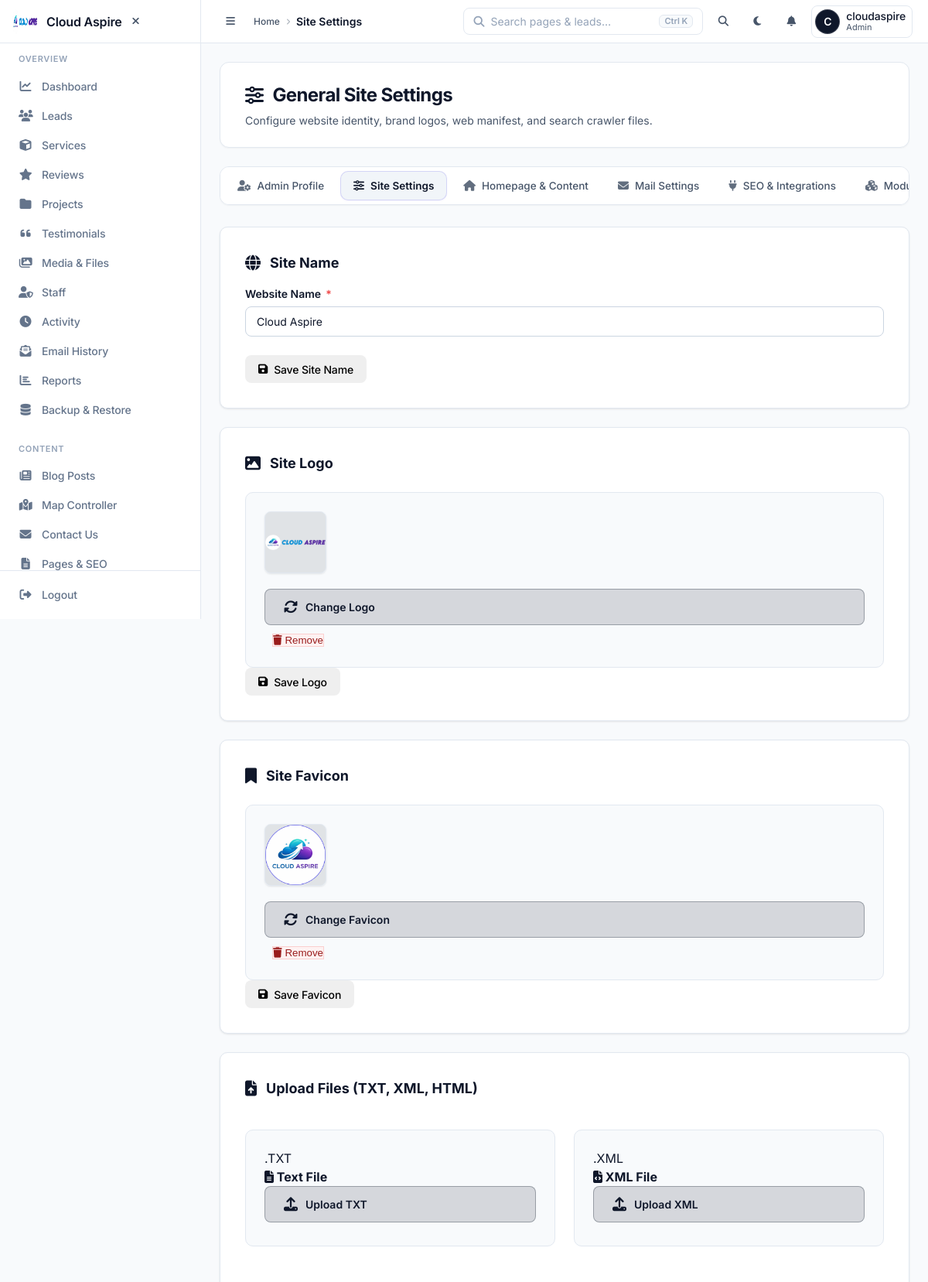
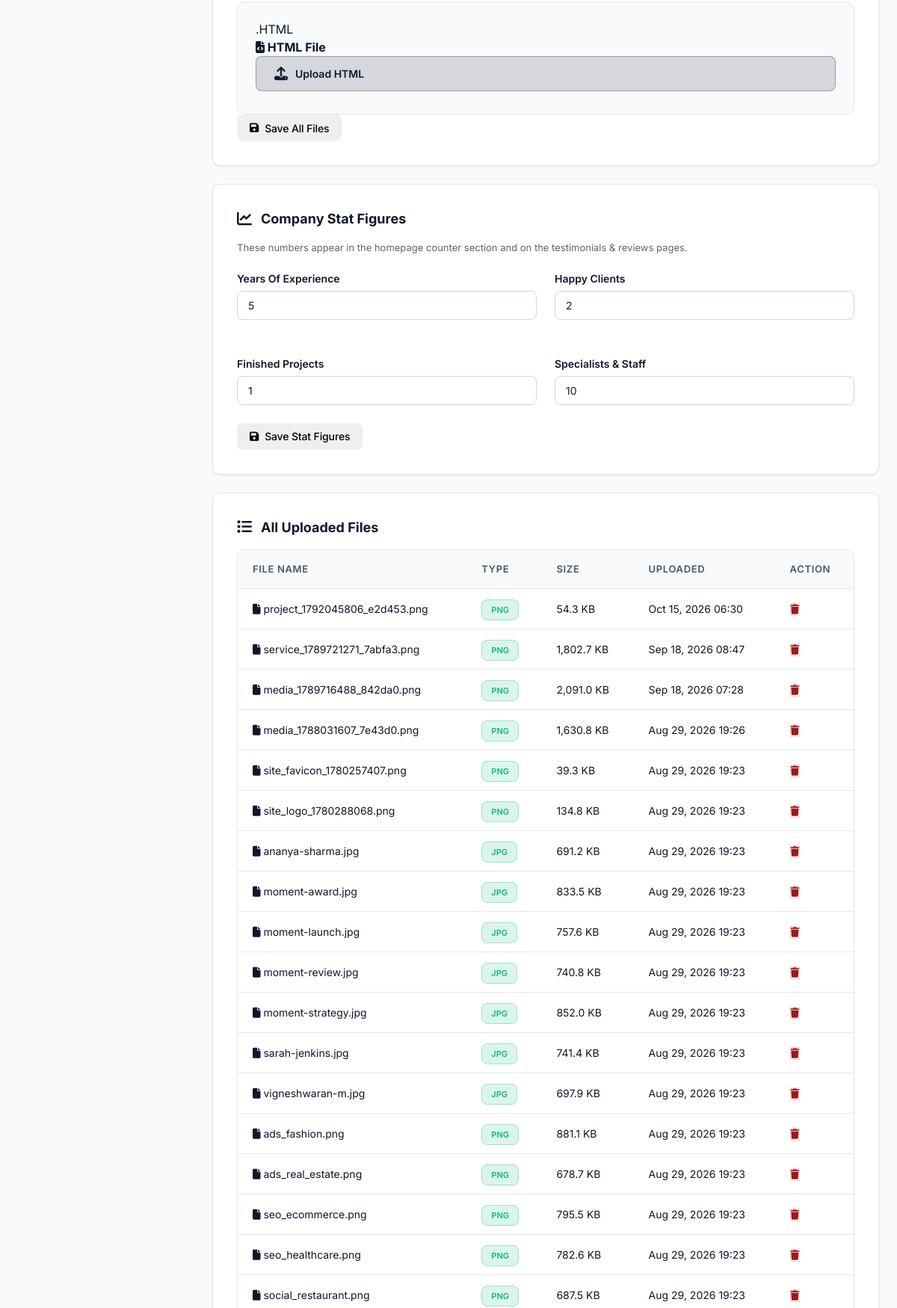
The page /admin/settings/general (signed in, upper part) on the database its author committed (2 pictures, top to bottom).
### tables this page shows
CREATE TABLE `uploads` (
  `id` int NOT NULL,
  `file_name` varchar(255) NOT NULL,
  `file_path` varchar(500) NOT NULL,
  `file_type` varchar(50) NOT NULL,
  `file_size` int NOT NULL,
  `uploaded_by` int DEFAULT NULL,
  `uploaded_at` timestamp NULL DEFAULT CURRENT_TIMESTAMP,
  `folder` varchar(50) DEFAULT 'general',
  `file_title` varchar(255) DEFAULT NULL
);

### admin/settings/general.php (called while the page is built, shortened)
<?php
require_once __DIR__ . '/../../app/security_notifier.php';
function getSetting(PDO $conn, string $key, $default = '') {
    global $settings;
    return $settings[$key] ?? $default;
}
$site_name = getSetting($conn, 'site_name', 'CloudASPIRE');
$site_logo = getSetting($conn, 'site_logo', '');
$favicon = getSetting($conn, 'site_favicon', '');
$upload_txt = getSetting($conn, 'upload_txt', '');
$upload_xml = getSetting($conn, 'upload_xml', '');
$upload_html = getSetting($conn, 'upload_html', '');
$stat_experience = getSetting($conn, 'stat_experience', '5');
$stat_clients = getSetting($conn, 'stat_clients', '2');
$stat_projects = getSetting($conn, 'stat_projects', '1');
$stat_staff = getSetting($conn, 'stat_staff', '10');
$stmt = $conn->query("SELECT * FROM uploads ORDER BY uploaded_at DESC");
$all_uploads = $stmt->fetchAll(PDO::FETCH_ASSOC);
require_once __DIR__ . '/../../app/Views/admin/settings/general.php';

### app/security_notifier.php (called while the page is built, shortened)
<?php
require_once __DIR__ . '/mail_queue.php';
class SecurityNotifier {
  private ?PDO $conn = null;
  public function __construct() {
  global $conn;
  $this->conn = $conn;
  $this->loadSettings();
  }
  private function loadSettings(): void {
  $stmt = $this->conn->prepare("SELECT setting_key, setting_value FROM settings");
  $stmt->execute();
  $settings = [];
  while ($row = $stmt->fetch(PDO::FETCH_ASSOC)) {
  $settings[$row['setting_key']] = $row['setting_value'];
  }
  }
}
$securityNotifier = new SecurityNotifier();

### app/Views/admin/settings/general.php (the view, shortened to what this page needs)
<?php
require_once __DIR__ . '/../../../../admin/includes/header.php';
?>
<div class="saas-page-header">
    <div>
        <h1 class="page-title"><i class="fas fa-sliders-h" style="color: var(--primary);"></i> General Site Settings</h1>
        <p class="page-subtitle">Configure website identity, brand logos, web manifest, and search crawler files.</p>
    </div>
</div>
<?php require_once __DIR__ . '/../../../../admin/includes/settings-nav.php'; ?>
<form method="POST">
<div class="settings-card">
    <h3><i class="fas fa-globe"></i> Site Name</h3>
    <div class="form-group">
        <label>Website Name <span>*</span></label>
        <input type="text" name="site_name" value="<?= htmlspecialchars($site_name) ?>" required placeholder="Enter your website name">
    </div>
    <button type="submit" name="save_site_name" class="btn">
        <i class="fas fa-save"></i> Save Site Name
    </button>
</div>
</form>
<form method="POST" enctype="multipart/form-data">
<div class="settings-card">
    <h3><i class="fas fa-image"></i> Site Logo</h3>
    <div class="upload-preview">
        <?php if ($site_logo): ?>
            <div class="preview-img">
                <img src="<?= $base_path . '../' . htmlspecialchars($site_logo) ?>" alt="Logo">
            </div>
            <div style="margin-top: 15px;">
                <label for="newLogo" class="upload-btn" style="display: inline-flex;">
                    <i class="fas fa-sync-alt"></i> Change Logo
                </label>
                <button type="submit" form="deleteLogoForm" class="btn-delete" style="margin-left: 10px;"><i class="fas fa-trash"></i> Remove</button>
            </div>
        <?php endif; ?>
    </div>
    <button type="submit" name="save_logo" class="btn">
        <i class="fas fa-save"></i> Save Logo
    </button>
</div>
</form>
<form method="POST" enctype="multipart/form-data">
<div class="settings-card">
    <h3><i class="fas fa-bookmark"></i> Site Favicon</h3>
    <div class="upload-preview">
        <?php if ($favicon): ?>
            <div class="preview-img">
                <img src="<?= $base_path . '../' . htmlspecialchars($favicon) ?>" alt="Favicon">
            </div>
            <div style="margin-top: 15px;">
                <label for="newFavicon" class="upload-btn" style="display: inline-flex;">
                    <i class="fas fa-sync-alt"></i> Change Favicon
                </label>
                <button type="submit" form="deleteFaviconForm" class="btn-delete" style="margin-left: 10px;"><i class="fas fa-trash"></i> Remove</button>
            </div>
        <?php endif; ?>
    </div>
    <button type="submit" name="save_favicon" class="btn">
        <i class="fas fa-save"></i> Save Favicon
    </button>
</div>
</form>
<form method="POST" enctype="multipart/form-data">
<div class="settings-card">
    <h3><i class="fas fa-file-upload"></i> Upload Files (TXT, XML, HTML)</h3>
    <div class="grid-2">
        <div class="upload-preview">
            <div class="file-type-badge">.TXT</div>
            <h4><i class="fas fa-file-alt"></i> Text File</h4>
            <?php if ($upload_txt): ?>
                <div class="file-item">
                    <div class="file-info">
                        <i class="fas fa-file-alt"></i>
                        <div>
                            <div class="name"><?= basename($upload_txt) ?></div>
                        </div>
                    </div>
                </div>
            <?php else: ?>
                <label for="txtUpload" class="upload-btn" style="width: 100%;">
                    <i class="fas fa-upload"></i> Upload TXT
                </label>
            <?php endif; ?>
        </div>
        <div class="upload-preview">
            <div class="file-type-badge">.XML</div>
            <h4><i class="fas fa-file-code"></i> XML File</h4>
            <?php if ($upload_xml): ?>
                <div class="file-item">
                    <div class="file-info">
                        <i class="fas fa-file-code"></i>
                        <div>
                            <div class="name"><?= basename($upload_xml) ?></div>
                        </div>
                    </div>
                </div>
            <?php else: ?>
                <label for="xmlUpload" class="upload-btn" style="width: 100%;">
                    <i class="fas fa-upload"></i> Upload XML
                </label>
            <?php endif; ?>
        </div>
        <div class="col-full">
            <div class="upload-preview">
                <div class="file-type-badge">.HTML</div>
                <h4><i class="fas fa-file-code"></i> HTML File</h4>
                <?php if ($upload_html): ?>
                    <div class="file-item">
                        <div class="file-info">
                            <i class="fas fa-file-code"></i>
                            <div>
                                <div class="name"><?= basename($upload_html) ?></div>
                            </div>
                        </div>
                    </div>
                <?php else: ?>
                    <label for="htmlUpload" class="upload-btn" style="width: 100%;">
                        <i class="fas fa-upload"></i> Upload HTML
                    </label>
                <?php endif; ?>
            </div>
        </div>
    </div>
    <button type="submit" name="save_files" class="btn">
        <i class="fas fa-save"></i> Save All Files
    </button>
</div>
</form>
<form method="POST">
<div class="settings-card">
    <h3><i class="fas fa-chart-line"></i> Company Stat Figures</h3>
    <p style="color: #666; font-size: 13px; margin-bottom: 20px;">
        These numbers appear in the homepage counter section and on the testimonials &amp; reviews pages.
    </p>
    <div class="grid-2">
        <div class="form-group">
            <label>Years Of Experience</label>
            <input type="number" name="stat_experience" min="0" max="99" value="<?= (int)$stat_experience ?>" required>
        </div>
        <div class="form-group">
            <label>Happy Clients</label>
            <input type="number" name="stat_clients" min="0" max="99999" value="<?= (int)$stat_clients ?>" required>
        </div>
        <div class="form-group">
            <label>Finished Projects</label>
            <input type="number" name="stat_projects" min="0" max="99999" value="<?= (int)$stat_projects ?>" required>
        </div>
        <div class="form-group">
            <label>Specialists &amp; Staff</label>
            <input type="number" name="stat_staff" min="0" max="99999" value="<?= (int)$stat_staff ?>" required>
        </div>
    </div>
    <button type="submit" name="save_stats" class="btn">
        <i class="fas fa-save"></i> Save Stat Figures
    </button>
</div>
</form>
<?php if (!empty($all_uploads)): ?>
<div class="settings-card">
    <h3><i class="fas fa-list"></i> All Uploaded Files</h3>
    <table class="files-table">
        <thead>
            <tr>
                <th>File Name</th>
                <th>Type</th>
                <th>Size</th>
                <th>Uploaded</th>
                <th>Action</th>
            </tr>
        </thead>
        <tbody>
            <?php foreach ($all_uploads as $file): ?>
            <?php
                $ext = strtolower(pathinfo($file['file_name'], PATHINFO_EXTENSION));
                $type_class = 'type-' . $ext;
                if (in_array($ext, ['png','jpg','jpeg','gif','svg','ico'])) $type_class = 'type-image';
            ?>
            <tr>
                <td><i class="fas fa-file"></i> <?= htmlspecialchars($file['file_name']) ?></td>
                <td><span class="type-badge <?= $type_class ?>"><?= strtoupper($ext) ?></span></td>
                <td><?= number_format($file['file_size'] / 1024, 1) ?> KB</td>
                <td><?= date('M d, Y H:i', strtotime($file['uploaded_at'])) ?></td>
                <td>
                    <form method="POST" style="display:inline;">
                        <button type="submit" class="btn-delete"><i class="fas fa-trash"></i></button>
                    </form>
                </td>
            </tr>
            <?php endforeach; ?>
        </tbody>
    </table>
</div>
<?php endif; ?>
<?php require_once __DIR__ . '/../../../../admin/includes/footer.php'; ?>

### app/Views/admin/settings/general.php (style rules this page uses)
.settings-card { background: var(--bg-card); border: 1px solid var(--border-color); border-radius: var(--border-radius); padding: 32px; box-shadow: var(--shadow-sm); margin-bottom: 24px; transition: all var(--transition); }
.settings-card h3 { font-size: 18px; color: var(--text-main); margin-bottom: 16px; display: flex; align-items: center; gap: 12px; font-weight: 700; }
.settings-card h3 i { color: var(--primary); font-size: 20px; }
.form-group { margin-bottom: 24px; }
.form-group label { display: block; margin-bottom: 8px; color: var(--text-main); font-weight: 600; font-size: 14px; }
.form-group label span { color: var(--danger); }
.form-group input[type="text"] { width: 100%; padding: 14px 18px; border: 1px solid var(--border-color); border-radius: var(--btn-radius); font-size: 14px; background: var(--bg-main); color: var(--text-main); transition: all var(--transition); }
.upload-btn { display: inline-flex; align-items: center; gap: 10px; padding: 12px 24px; background: color-mix(in srgb, var(--primary) 15%, transparent); color: var(--primary); border-radius: var(--btn-radius); font-size: 14px; font-weight: 600; transition: all var(--transition); cursor: pointer; border: 1px solid color-mix(in srgb, var(--primary) 30%, transparent); }
.upload-btn i { font-size: 18px; }
.upload-preview { margin-top: 24px; padding: 24px; background: var(--bg-main); border-radius: var(--border-radius); border: 1px solid var(--border-color); }
.preview-img { display: inline-flex; justify-content: center; align-items: center; width: 80px; height: 80px; border-radius: var(--btn-radius); background: color-mix(in srgb, var(--primary) 10%, transparent); color: var(--primary); font-size: 28px; box-shadow: var(--shadow-sm); border: 1px solid var(--border-color); overflow: hidden; }
.preview-img img { width: 100%; height: 100%; object-fit: contain; }
.grid-2 { display: grid; grid-template-columns: 1fr 1fr; gap: 24px; }
.col-full { grid-column: 1 / -1; }
.files-table { width: 100%; border-collapse: separate; border-spacing: 0; background: var(--bg-card); border-radius: var(--border-radius); overflow: hidden; border: 1px solid var(--border-color); }
.files-table th { color: var(--text-muted); padding: 16px 20px; text-align: left; font-size: 13px; font-weight: 600; text-transform: uppercase; letter-spacing: 0.05em; border-bottom: 1px solid var(--border-color); background: var(--bg-main); }
.files-table td { padding: 16px 20px; border-bottom: 1px solid var(--border-color); font-size: 14px; color: var(--text-main); }
.type-badge { padding: 6px 12px; border-radius: 8px; font-size: 11px; font-weight: 600; border: 1px solid var(--border-color); }
.type-image { background: color-mix(in srgb, var(--success) 15%, transparent); color: var(--success); border-color: color-mix(in srgb, var(--success) 30%, transparent); }

### rows shown on the page
uploads: file_name "project_1792045806_e2d453.png", file_name "PNG", $file['file_size']/1024 "54.3", uploaded_at "Oct 15, 2026 06:30"
uploads: file_name "service_1789721271_7abfa3.png", file_name "PNG", $file['file_size']/1024 "1,802.7", uploaded_at "Sep 18, 2026 08:47"
uploads: file_name "media_1789716488_842da0.png", file_name "PNG", $file['file_size']/1024 "2,091.0", uploaded_at "Sep 18, 2026 07:28"
uploads: file_name "media_1788031607_7e43d0.png", file_name "PNG", $file['file_size']/1024 "1,630.8", uploaded_at "Aug 29, 2026 19:26"
uploads: file_name "site_favicon_1780257407.png", file_name "PNG", $file['file_size']/1024 "39.3", uploaded_at "Aug 29, 2026 19:23"
uploads: file_name "site_logo_1780288068.png", file_name "PNG", $file['file_size']/1024 "134.8", uploaded_at "Aug 29, 2026 19:23"
uploads: file_name "ananya-sharma.jpg", file_name "JPG", $file['file_size']/1024 "691.2", uploaded_at "Aug 29, 2026 19:23"
uploads: file_name "moment-award.jpg", file_name "JPG", $file['file_size']/1024 "833.5", uploaded_at "Aug 29, 2026 19:23"
uploads: file_name "moment-launch.jpg", file_name "JPG", $file['file_size']/1024 "757.6", uploaded_at "Aug 29, 2026 19:23"
uploads: file_name "moment-review.jpg", file_name "JPG", $file['file_size']/1024 "740.8", uploaded_at "Aug 29, 2026 19:23"
uploads: file_name "moment-strategy.jpg", file_name "JPG", $file['file_size']/1024 "852.0", uploaded_at "Aug 29, 2026 19:23"
uploads: file_name "sarah-jenkins.jpg", file_name "JPG", $file['file_size']/1024 "741.4", uploaded_at "Aug 29, 2026 19:23"
uploads: file_name "vigneshwaran-m.jpg", file_name "JPG", $file['file_size']/1024 "697.9", uploaded_at "Aug 29, 2026 19:23"
uploads: file_name "ads_fashion.png", file_name "PNG", $file['file_size']/1024 "881.1", uploaded_at "Aug 29, 2026 19:23"
uploads: file_name "ads_real_estate.png", file_name "PNG", $file['file_size']/1024 "678.7", uploaded_at "Aug 29, 2026 19:23"
uploads: file_name "seo_ecommerce.png", file_name "PNG", $file['file_size']/1024 "795.5", uploaded_at "Aug 29, 2026 19:23"
uploads: file_name "seo_healthcare.png", file_name "PNG", $file['file_size']/1024 "782.6", uploaded_at "Aug 29, 2026 19:23"
uploads: file_name "social_restaurant.png", file_name "PNG", $file['file_size']/1024 "687.5", uploaded_at "Aug 29, 2026 19:23"

### other values the page prints
$site_name "Cloud Aspire"
$section_label "OVERVIEW"
$item['label'] "Dashboard"
$item['label'] "Leads"
$item['label'] "Services"
$item['label'] "Reviews"
$item['label'] "Projects"
$item['label'] "Testimonials"
$item['label'] "Media & Files"
$item['label'] "Staff"
$item['label'] "Activity"
$item['label'] "Email History"
$item['label'] "Reports"
$item['label'] "Backup & Restore"
$section_label "CONTENT"
